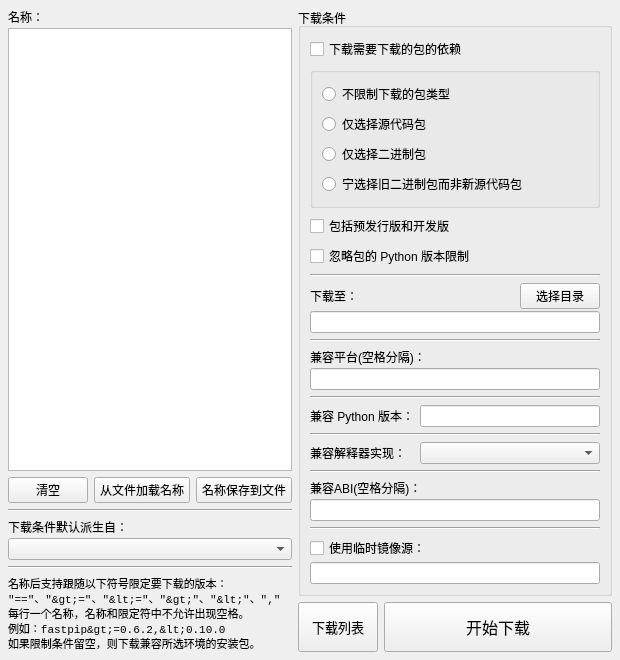
<?xml version="1.0" encoding="UTF-8"?>
<ui version="4.0">
 <class>package_download</class>
 <widget class="QMainWindow" name="package_download">
  <property name="windowModality">
   <enum>Qt::WindowModal</enum>
  </property>
  <property name="geometry">
   <rect>
    <x>0</x>
    <y>0</y>
    <width>620</width>
    <height>658</height>
   </rect>
  </property>
  <property name="font">
   <font>
    <family>Microsoft YaHei UI</family>
   </font>
  </property>
  <property name="contextMenuPolicy">
   <enum>Qt::NoContextMenu</enum>
  </property>
  <property name="windowTitle">
   <string>模块安装包下载</string>
  </property>
  <widget class="QWidget" name="centralwidget">
   <layout class="QVBoxLayout" name="verticalLayout_14">
    <property name="leftMargin">
     <number>8</number>
    </property>
    <property name="topMargin">
     <number>8</number>
    </property>
    <property name="rightMargin">
     <number>8</number>
    </property>
    <property name="bottomMargin">
     <number>8</number>
    </property>
    <item>
     <layout class="QHBoxLayout" name="horizontalLayout_6">
      <item>
       <layout class="QVBoxLayout" name="verticalLayout_11">
        <item>
         <layout class="QVBoxLayout" name="verticalLayout_10">
          <item>
           <layout class="QVBoxLayout" name="verticalLayout_8">
            <property name="spacing">
             <number>2</number>
            </property>
            <item>
             <widget class="QLabel" name="label">
              <property name="toolTip">
               <string>需要下载的模块名称，每行一个名称。</string>
              </property>
              <property name="text">
               <string>名称：</string>
              </property>
             </widget>
            </item>
            <item>
             <widget class="QPlainTextEdit" name="pte_package_names">
              <property name="contextMenuPolicy">
               <enum>Qt::NoContextMenu</enum>
              </property>
              <property name="toolTip">
               <string>需要下载的模块名称，每行一个名称。</string>
              </property>
             </widget>
            </item>
           </layout>
          </item>
          <item>
           <layout class="QHBoxLayout" name="horizontalLayout_3" stretch="0,1,1">
            <item>
             <widget class="QPushButton" name="pb_clear_package_names">
              <property name="toolTip">
               <string>清空名称编辑区文字。</string>
              </property>
              <property name="text">
               <string>清空</string>
              </property>
             </widget>
            </item>
            <item>
             <widget class="QPushButton" name="pb_load_from_text">
              <property name="toolTip">
               <string>从文本文件加载名称到名称编辑区。</string>
              </property>
              <property name="text">
               <string>从文件加载名称</string>
              </property>
             </widget>
            </item>
            <item>
             <widget class="QPushButton" name="pb_save_as_text">
              <property name="toolTip">
               <string>将名称编辑区的文字保存到文本文件。</string>
              </property>
              <property name="text">
               <string>名称保存到文件</string>
              </property>
             </widget>
            </item>
           </layout>
          </item>
         </layout>
        </item>
        <item>
         <widget class="Line" name="line_7">
          <property name="orientation">
           <enum>Qt::Horizontal</enum>
          </property>
         </widget>
        </item>
        <item>
         <layout class="QVBoxLayout" name="verticalLayout_9">
          <property name="spacing">
           <number>2</number>
          </property>
          <item>
           <widget class="QLabel" name="label_8">
            <property name="toolTip">
             <string>下载安装包时需调用的 Python 环境。
右侧留空的下载条件，下载时会使用从此环境派生的条件。</string>
            </property>
            <property name="text">
             <string>下载条件默认派生自：</string>
            </property>
           </widget>
          </item>
          <item>
           <widget class="QComboBox" name="cmb_derived_from">
            <property name="toolTip">
             <string>下载安装包时需调用的 Python 环境。
右侧留空的下载条件，下载时会使用从此环境派生的条件。</string>
            </property>
           </widget>
          </item>
         </layout>
        </item>
        <item>
         <widget class="Line" name="line_8">
          <property name="orientation">
           <enum>Qt::Horizontal</enum>
          </property>
         </widget>
        </item>
        <item>
         <widget class="QLabel" name="label_2">
          <property name="font">
           <font>
            <family>Consolas</family>
            <pointsize>8</pointsize>
           </font>
          </property>
          <property name="text">
           <string>名称后支持跟随以下符号限定要下载的版本：
&quot;==&quot;、&quot;&gt;=&quot;、&quot;&lt;=&quot;、&quot;&gt;&quot;、&quot;&lt;&quot;、&quot;,&quot;
每行一个名称，名称和限定符中不允许出现空格。
例如：fastpip&gt;=0.6.2,&lt;0.10.0
如果限制条件留空，则下载兼容所选环境的安装包。</string>
          </property>
          <property name="wordWrap">
           <bool>true</bool>
          </property>
         </widget>
        </item>
       </layout>
      </item>
      <item>
       <layout class="QVBoxLayout" name="verticalLayout_13">
        <item>
         <widget class="QGroupBox" name="groupBox">
          <property name="title">
           <string>下载条件</string>
          </property>
          <layout class="QVBoxLayout" name="verticalLayout_12">
           <item>
            <layout class="QVBoxLayout" name="verticalLayout_7">
             <item>
              <widget class="QCheckBox" name="cb_download_deps">
               <property name="toolTip">
                <string>对于名称编辑区中的每一个需要下载的模块，是否同时下载模块的依赖库。</string>
               </property>
               <property name="text">
                <string>下载需要下载的包的依赖</string>
               </property>
              </widget>
             </item>
             <item>
              <widget class="QGroupBox" name="groupBox_2">
               <property name="title">
                <string/>
               </property>
               <layout class="QVBoxLayout" name="verticalLayout_6">
                <item>
                 <layout class="QVBoxLayout" name="verticalLayout_5">
                  <item>
                   <widget class="QRadioButton" name="rb_unlimited">
                    <property name="toolTip">
                     <string>不限制下载二进制包或者源代码包。</string>
                    </property>
                    <property name="text">
                     <string>不限制下载的包类型</string>
                    </property>
                   </widget>
                  </item>
                  <item>
                   <widget class="QRadioButton" name="rb_no_binary">
                    <property name="toolTip">
                     <string>仅下载包的源代码安装包。</string>
                    </property>
                    <property name="text">
                     <string>仅选择源代码包</string>
                    </property>
                   </widget>
                  </item>
                  <item>
                   <widget class="QRadioButton" name="rb_only_binary">
                    <property name="toolTip">
                     <string>仅下载包的二进制安装包。</string>
                    </property>
                    <property name="text">
                     <string>仅选择二进制包</string>
                    </property>
                   </widget>
                  </item>
                  <item>
                   <widget class="QRadioButton" name="rb_prefer_binary">
                    <property name="toolTip">
                     <string>对于既有二进制安装包又有源代码安装包的模块，
如果较新版本没有发布二进制安装包，则宁愿下载较旧版本的二进制安装包。</string>
                    </property>
                    <property name="text">
                     <string>宁选择旧二进制包而非新源代码包</string>
                    </property>
                   </widget>
                  </item>
                 </layout>
                </item>
               </layout>
              </widget>
             </item>
             <item>
              <widget class="QCheckBox" name="cb_include_pre">
               <property name="toolTip">
                <string>如果模块的最新版本是预发行版或者是开发版，
也下载这些版本，否则只下载模块的最新稳定版本。</string>
               </property>
               <property name="text">
                <string>包括预发行版和开发版</string>
               </property>
              </widget>
             </item>
             <item>
              <widget class="QCheckBox" name="cb_ignore_requires_python">
               <property name="toolTip">
                <string>对于那些对 Python 版本有限制要求的模块，是否忽略其限制要求。</string>
               </property>
               <property name="text">
                <string>忽略包的 Python 版本限制</string>
               </property>
              </widget>
             </item>
             <item>
              <widget class="Line" name="line">
               <property name="orientation">
                <enum>Qt::Horizontal</enum>
               </property>
              </widget>
             </item>
             <item>
              <layout class="QVBoxLayout" name="verticalLayout_2">
               <property name="spacing">
                <number>2</number>
               </property>
               <item>
                <layout class="QHBoxLayout" name="horizontalLayout_5" stretch="9,0">
                 <item>
                  <widget class="QLabel" name="label_3">
                   <property name="toolTip">
                    <string>下载的模块安装包的保存路径。</string>
                   </property>
                   <property name="text">
                    <string>下载至：</string>
                   </property>
                  </widget>
                 </item>
                 <item>
                  <widget class="QPushButton" name="pb_save_to">
                   <property name="toolTip">
                    <string>选择下载的模块安装包的保存路径。</string>
                   </property>
                   <property name="text">
                    <string>选择目录</string>
                   </property>
                  </widget>
                 </item>
                </layout>
               </item>
               <item>
                <widget class="QLineEdit" name="le_save_to">
                 <property name="contextMenuPolicy">
                  <enum>Qt::NoContextMenu</enum>
                 </property>
                 <property name="toolTip">
                  <string>下载的模块安装包的保存路径。</string>
                 </property>
                </widget>
               </item>
              </layout>
             </item>
             <item>
              <widget class="Line" name="line_2">
               <property name="orientation">
                <enum>Qt::Horizontal</enum>
               </property>
              </widget>
             </item>
             <item>
              <layout class="QVBoxLayout" name="verticalLayout">
               <property name="spacing">
                <number>2</number>
               </property>
               <item>
                <widget class="QLabel" name="label_4">
                 <property name="toolTip">
                  <string>是否只下载兼容此处列出的平台的模块安装包。</string>
                 </property>
                 <property name="text">
                  <string>兼容平台(空格分隔)：</string>
                 </property>
                </widget>
               </item>
               <item>
                <widget class="QLineEdit" name="le_platform">
                 <property name="contextMenuPolicy">
                  <enum>Qt::NoContextMenu</enum>
                 </property>
                 <property name="toolTip">
                  <string>是否只下载兼容此处列出的平台的模块安装包。</string>
                 </property>
                </widget>
               </item>
              </layout>
             </item>
             <item>
              <widget class="Line" name="line_3">
               <property name="orientation">
                <enum>Qt::Horizontal</enum>
               </property>
              </widget>
             </item>
             <item>
              <layout class="QHBoxLayout" name="horizontalLayout" stretch="0,9">
               <item>
                <widget class="QLabel" name="label_5">
                 <property name="toolTip">
                  <string>是否只下载兼容此处列出的 Python 版本的模块安装包。</string>
                 </property>
                 <property name="text">
                  <string>兼容 Python 版本：</string>
                 </property>
                </widget>
               </item>
               <item>
                <widget class="QLineEdit" name="le_python_version">
                 <property name="minimumSize">
                  <size>
                   <width>180</width>
                   <height>0</height>
                  </size>
                 </property>
                 <property name="maximumSize">
                  <size>
                   <width>180</width>
                   <height>16777215</height>
                  </size>
                 </property>
                 <property name="contextMenuPolicy">
                  <enum>Qt::NoContextMenu</enum>
                 </property>
                 <property name="toolTip">
                  <string>是否只下载兼容此处列出的 Python 版本的模块安装包。</string>
                 </property>
                </widget>
               </item>
              </layout>
             </item>
             <item>
              <widget class="Line" name="line_4">
               <property name="orientation">
                <enum>Qt::Horizontal</enum>
               </property>
              </widget>
             </item>
             <item>
              <layout class="QHBoxLayout" name="horizontalLayout_2" stretch="0,9">
               <item>
                <widget class="QLabel" name="label_6">
                 <property name="toolTip">
                  <string>是否只下载兼容此处列出的 Python 实现的模块安装包。</string>
                 </property>
                 <property name="text">
                  <string>兼容解释器实现：</string>
                 </property>
                </widget>
               </item>
               <item>
                <widget class="QComboBox" name="cmb_implementation">
                 <property name="minimumSize">
                  <size>
                   <width>180</width>
                   <height>0</height>
                  </size>
                 </property>
                 <property name="maximumSize">
                  <size>
                   <width>180</width>
                   <height>16777215</height>
                  </size>
                 </property>
                 <property name="toolTip">
                  <string>是否只下载兼容此处列出的 Python 实现的模块安装包。</string>
                 </property>
                 <item>
                  <property name="text">
                   <string/>
                  </property>
                 </item>
                 <item>
                  <property name="text">
                   <string>无特定实现</string>
                  </property>
                 </item>
                 <item>
                  <property name="text">
                   <string>CPython</string>
                  </property>
                 </item>
                 <item>
                  <property name="text">
                   <string>Jython</string>
                  </property>
                 </item>
                 <item>
                  <property name="text">
                   <string>PyPy</string>
                  </property>
                 </item>
                 <item>
                  <property name="text">
                   <string>IronPython</string>
                  </property>
                 </item>
                </widget>
               </item>
              </layout>
             </item>
             <item>
              <widget class="Line" name="line_5">
               <property name="orientation">
                <enum>Qt::Horizontal</enum>
               </property>
              </widget>
             </item>
             <item>
              <layout class="QVBoxLayout" name="verticalLayout_3">
               <property name="spacing">
                <number>2</number>
               </property>
               <item>
                <widget class="QLabel" name="label_7">
                 <property name="toolTip">
                  <string>是否只下载兼容此处列出的 Python ABI的模块安装包。</string>
                 </property>
                 <property name="text">
                  <string>兼容ABI(空格分隔)：</string>
                 </property>
                </widget>
               </item>
               <item>
                <widget class="QLineEdit" name="le_abis">
                 <property name="contextMenuPolicy">
                  <enum>Qt::NoContextMenu</enum>
                 </property>
                 <property name="toolTip">
                  <string>是否只下载兼容此处列出的 Python ABI的模块安装包。</string>
                 </property>
                </widget>
               </item>
              </layout>
             </item>
             <item>
              <widget class="Line" name="line_6">
               <property name="orientation">
                <enum>Qt::Horizontal</enum>
               </property>
              </widget>
             </item>
             <item>
              <layout class="QVBoxLayout" name="verticalLayout_4">
               <property name="spacing">
                <number>2</number>
               </property>
               <item>
                <widget class="QCheckBox" name="cb_use_index_url">
                 <property name="toolTip">
                  <string>是否从临时镜像源下载安装包。
如果不勾选此选项，则默认从系统已设置的镜像源地址下载。</string>
                 </property>
                 <property name="text">
                  <string>使用临时镜像源：</string>
                 </property>
                </widget>
               </item>
               <item>
                <widget class="QLineEdit" name="le_index_url">
                 <property name="contextMenuPolicy">
                  <enum>Qt::NoContextMenu</enum>
                 </property>
                 <property name="toolTip">
                  <string>临时镜像源地址。</string>
                 </property>
                </widget>
               </item>
              </layout>
             </item>
            </layout>
           </item>
          </layout>
         </widget>
        </item>
        <item>
         <spacer name="verticalSpacer">
          <property name="orientation">
           <enum>Qt::Vertical</enum>
          </property>
          <property name="sizeHint" stdset="0">
           <size>
            <width>20</width>
            <height>40</height>
           </size>
          </property>
         </spacer>
        </item>
        <item>
         <layout class="QHBoxLayout" name="horizontalLayout_4" stretch="0,1">
          <item>
           <widget class="QPushButton" name="pb_show_dl_list">
            <property name="minimumSize">
             <size>
              <width>0</width>
              <height>50</height>
             </size>
            </property>
            <property name="font">
             <font>
              <family>Microsoft YaHei UI</family>
              <pointsize>10</pointsize>
             </font>
            </property>
            <property name="text">
             <string>下载列表</string>
            </property>
           </widget>
          </item>
          <item>
           <widget class="QPushButton" name="pb_start_download">
            <property name="minimumSize">
             <size>
              <width>0</width>
              <height>50</height>
             </size>
            </property>
            <property name="palette">
             <palette>
              <active>
               <colorrole role="ButtonText">
                <brush brushstyle="SolidPattern">
                 <color alpha="255">
                  <red>0</red>
                  <green>0</green>
                  <blue>255</blue>
                 </color>
                </brush>
               </colorrole>
              </active>
              <inactive>
               <colorrole role="ButtonText">
                <brush brushstyle="SolidPattern">
                 <color alpha="255">
                  <red>0</red>
                  <green>0</green>
                  <blue>0</blue>
                 </color>
                </brush>
               </colorrole>
              </inactive>
              <disabled>
               <colorrole role="ButtonText">
                <brush brushstyle="SolidPattern">
                 <color alpha="255">
                  <red>120</red>
                  <green>120</green>
                  <blue>120</blue>
                 </color>
                </brush>
               </colorrole>
              </disabled>
             </palette>
            </property>
            <property name="font">
             <font>
              <family>Microsoft YaHei UI</family>
              <pointsize>12</pointsize>
             </font>
            </property>
            <property name="text">
             <string>开始下载</string>
            </property>
           </widget>
          </item>
         </layout>
        </item>
       </layout>
      </item>
     </layout>
    </item>
   </layout>
  </widget>
 </widget>
 <resources/>
 <connections/>
</ui>
